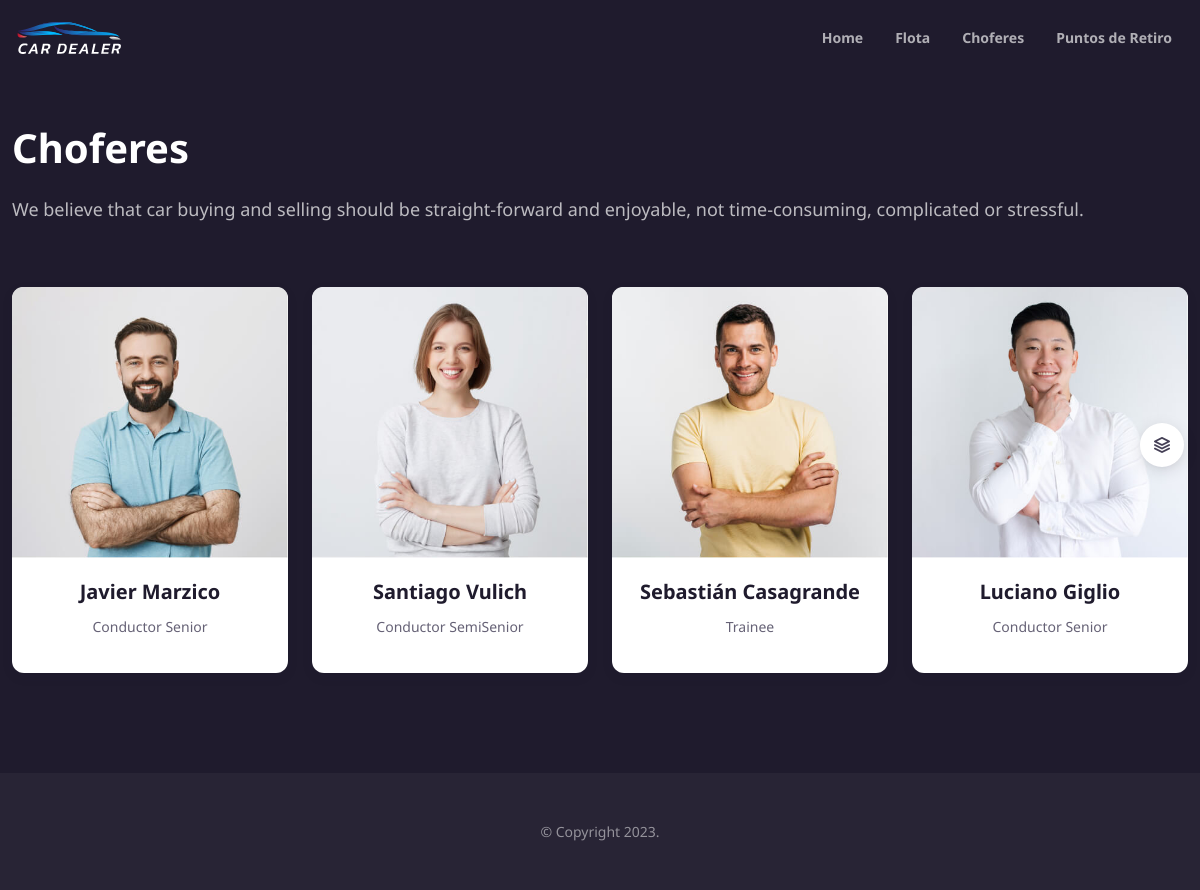
Screenshot of /choferes/ with the database file from the repository.
### CarDealerApp/models.py (models this page shows)
class Chofer(models.Model):
    nombre = models.CharField(max_length=40)
    apellido = models.CharField(max_length=20)
    puesto = models.CharField(max_length=30)
    foto = models.CharField(max_length=100)

### CarDealerApp/views.py (the view)
# urls.py: path('choferes/', views.choferes, name="Choferes"),
def choferes(request):
    choferes = Chofer.objects.all()
    contexto = {"choferes": choferes}
    return render(request, "CarDealerApp/listadoChoferes.html", contexto)

### CarDealerApp/templates/CarDealerApp/listadoChoferes.html (shortened to what this page needs)
{% extends 'CarDealerApp/base.html' %}
{% load static %}
{% block content %}
<div class="container mt-5 mb-md-4 py-5">
    <div class="row py-md-1">
        <div class="col-lg-12">
            <div class="align-items-center justify-content-between pt-4 mb-2">
                <h1 class="mb-lg-4 text-light">Choferes</h1>
                <p class="mb-4 pb-lg-3 fs-lg text-light opacity-70">We believe that car buying and selling
                    should be straight-forward and enjoyable, not time-consuming, complicated or stressful.</p>
            </div>
            <div class="row">
                {% for chofer in choferes %}
                <div class="col-sm-3 mb-4">
                    <div class="card border-0 shadow-sm mt-md-4">
                        <img class="card-img-top" src="{% static 'CarDealerApp/img/team/' %}{{ chofer.foto }}.jpg">
                        <div class="card-body text-center">
                            <h3 class="h5 card-title mb-2">{{ chofer.nombre }} {{ chofer.apellido }}</h3>
                            <span class="d-inline-block mb-3 fs-sm">{{ chofer.puesto }}</span>
                        </div>
                    </div>
                </div>
                {% endfor %}
            </div>
        </div>
    </div>
</div>
{% endblock content %}

### rows the page displays
Chofer: shows a picture, nombre "Javier", apellido "Marzico", puesto "Conductor Senior"
Chofer: shows a picture, nombre "Santiago", apellido "Vulich", puesto "Conductor SemiSenior"
Chofer: shows a picture, nombre "Sebastián", apellido "Casagrande", puesto "Trainee"
Chofer: shows a picture, nombre "Luciano", apellido "Giglio", puesto "Conductor Senior"
